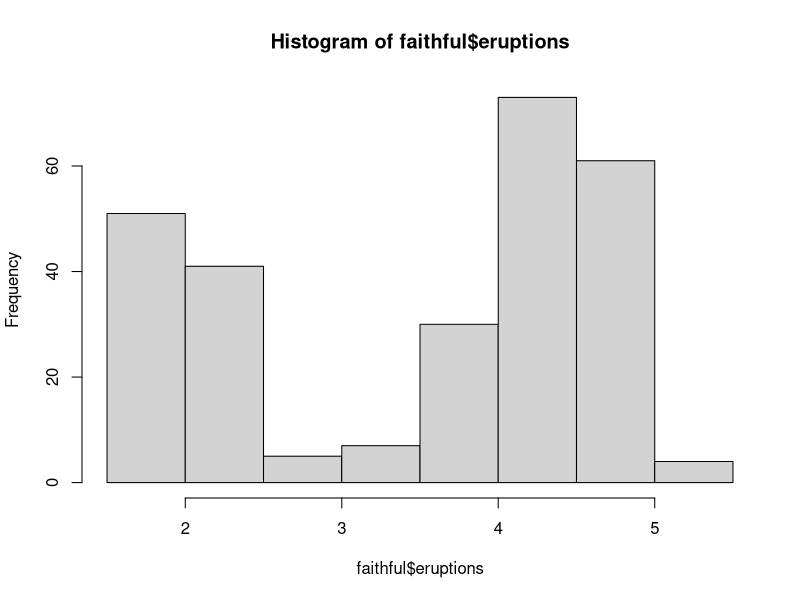
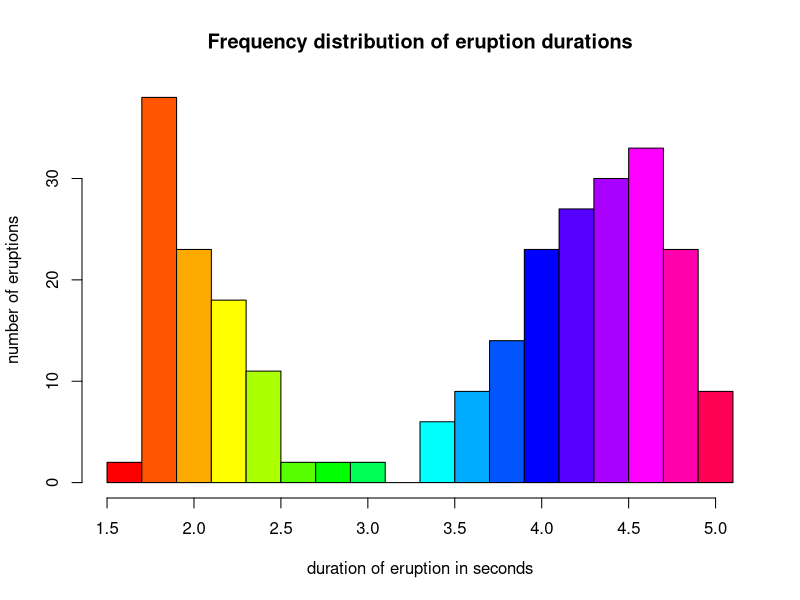
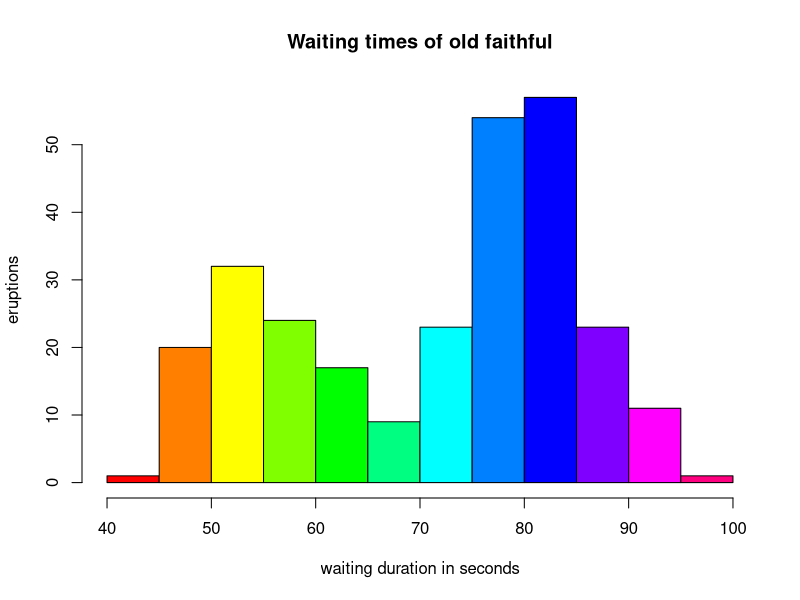
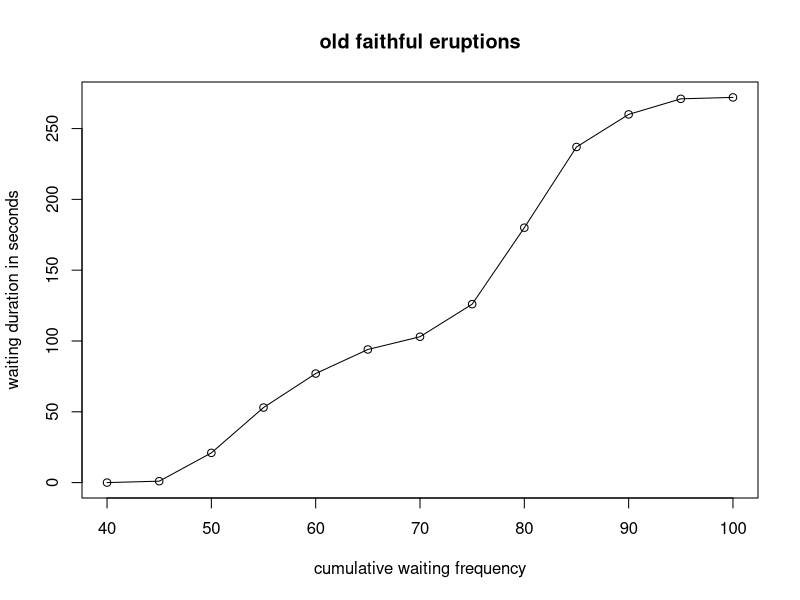
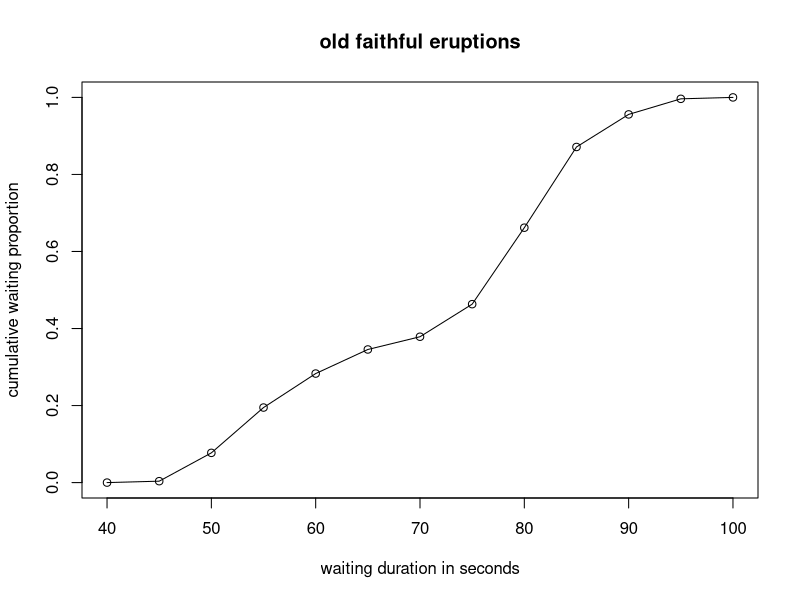
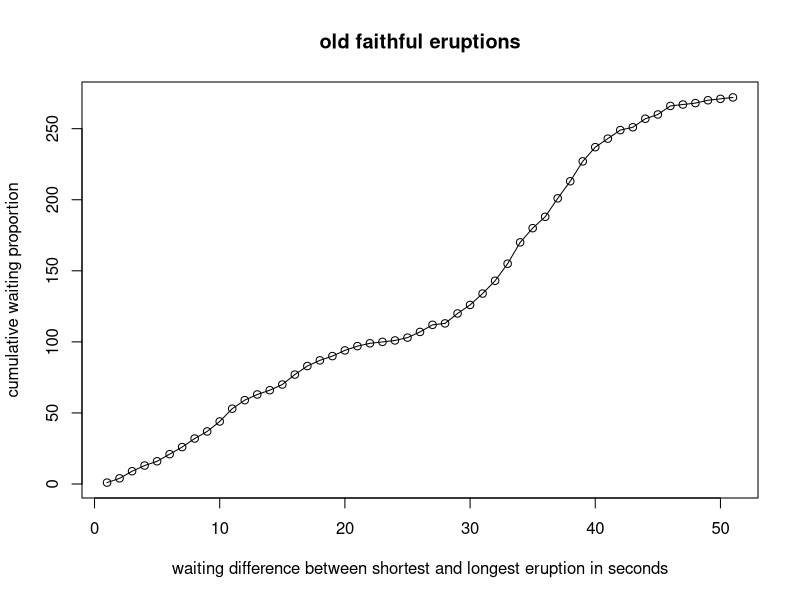
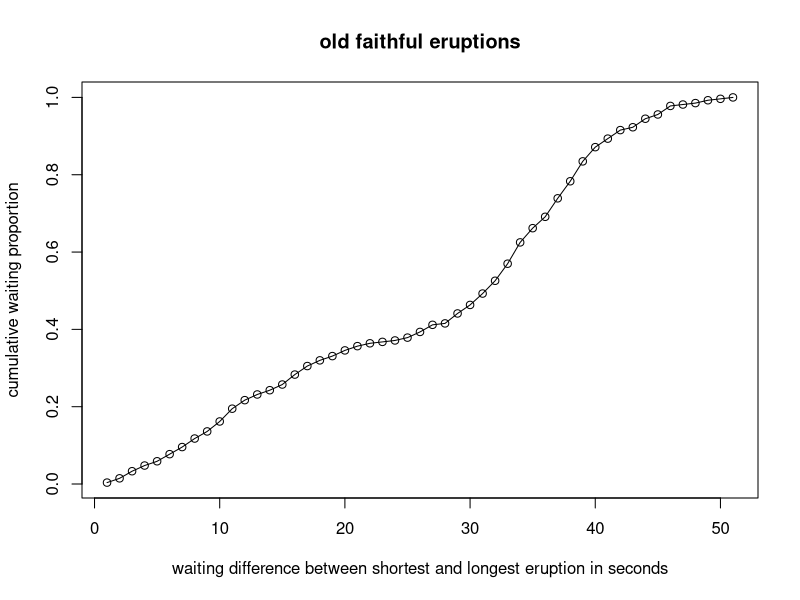

Reproduce these figures in R, in order.
# ----------------------------------------------------------------------------------------------------
# Modul:      Deskriptive Statistik
# Author:     Christoph Hilty
# Datum:      11.11.2016
# Aufgaben:   CAS_DA_R_QuantDaten_Aufgaben.pdf
# ----------------------------------------------------------------------------------------------------


# Aufgabe: Häufigkeitsverteilung quantitativer Daten
# ----------------------------------------------------------------------------------------------------

# Haufigkeitsverteilung ohne Gruppierung
table(faithful$waiting)

# alternativ die Haeufigkeitsverteilung mit einer Einteilung in Gruppen
waitings.gruppiert <- cut(faithful$waiting, breaks = seq(40, 100, by = 10), include.lowest = TRUE, right = FALSE)
table(waitings.gruppiert)

# Intervall mit meisten Eruptionen
eruptions <- table(faithful$eruptions)
subset(eruptions, eruptions == max(eruptions))

# Range von Eruptionen bestimmen
eruptions.range <- range(faithful$eruptions)

# Haeufigkeitsverteilung der Eruptionszeiten (mit Defaults)
hist(faithful$eruptions, right = FALSE)

# Haeufigkeitsverteilung der Eruptionszeiten (ohne Defaults)
hist(faithful$eruptions, right = FALSE, breaks =  seq(1.5, 5.2, by = .2),
     xlab = "duration of eruption in seconds", ylab = "number of eruptions",
     main = "Frequency distribution of eruption durations",
     col = rainbow(18))


# Aufgabe: Histogramm
# ----------------------------------------------------------------------------------------------------

hist(faithful$waiting, right = FALSE,
     main = "Waiting times of old faithful", xlab = "waiting duration in seconds", ylab = "eruptions", 
     col = rainbow(12))


# Aufgabe: Relative Häufigkeitsverteilung stetiger Daten
# ----------------------------------------------------------------------------------------------------

# Ungruppierter Vergleich
round(prop.table(table(faithful$waiting)), 4)

# Gruppenbrueche bestimmen
waiting.breaks <- seq(40, 100, by = 5)

# Effektive Wartezeiten in Gruppen verteilen
waitings.cuts <- cut(faithful$waiting, waiting.breaks, right = FALSE, include.lowest = TRUE)
waitings.freq <- table(waitings.cuts)
waitings.relfreq <- prop.table(waitings.freq)

# Relative Haeufigkeitsverteilung gruppiert
prop.table(waitings.freq)

# Gerundet und in Prozenten
waitings.percentage <- round(waitings.relfreq, digits = 4) * 100

# Und noch absolute Haeufigkeiten und relative Haeufigeiten gegenuebergestellt
cbind(waitings.freq, waitings.percentage)


# Aufgabe: Kumulierte Häufigkeitsverteilung
# ----------------------------------------------------------------------------------------------------

# Summierte absolute Haeufigkeitsverteilung
waitings.freq.cum <- cumsum(waitings.freq)

# Und noch als Spalten
cbind(waitings.freq.cum)


# Aufgabe: Kumulierte Häufigkeitsverteilungskurve
# ----------------------------------------------------------------------------------------------------

waitings.freq.cum0 <- c(0, waitings.freq.cum)

# Absolute, kumulierte Haeufigkeitsverteilung plotten
plot(waiting.breaks, waitings.freq.cum0,
     main = "old faithful eruptions",
     xlab = "cumulative waiting frequency", ylab = "waiting duration in seconds"
)

# Kurve hinzufuegen
lines(waiting.breaks, waitings.freq.cum0)


# Aufgabe: Kumulierte relative Häufigkeitsverteilung
# ----------------------------------------------------------------------------------------------------

# Zu diese Zweck brauchen wir die relativen Zahlen
waitings.relfreq.cum <- cumsum(waitings.relfreq)

# 0-Punkt hinzufuegen
waitings.relfreq.cum0 <- c(0, waitings.relfreq.cum)

# Kummulierte Haeufigkeitsverteilung plotten
plot(waiting.breaks, waitings.relfreq.cum0, 
     main = "old faithful eruptions",
     ylab = "cumulative waiting proportion", xlab = "waiting duration in seconds"
)

# Aufgabe: Kumulierte relative Häufigkeitsverteilungskurve
# ----------------------------------------------------------------------------------------------------

# Kurve hinzufuegen
lines(waiting.breaks, waitings.relfreq.cum0)



# Variation der beiden Kurven ohne Gruppierung
# ----------------------------------------------------------------------------------------------------

# absolut
plot(cumsum(table(faithful$waiting)), main = "old faithful eruptions",
     ylab = "cumulative waiting proportion", xlab = "waiting difference between shortest and longest eruption in seconds")
lines(cumsum(table(faithful$waiting)))

# relativ
plot(cumsum(table(faithful$waiting)/nrow(faithful)), main = "old faithful eruptions",
     ylab = "cumulative waiting proportion", xlab = "waiting difference between shortest and longest eruption in seconds")
lines(cumsum(table(faithful$waiting)/nrow(faithful)))



